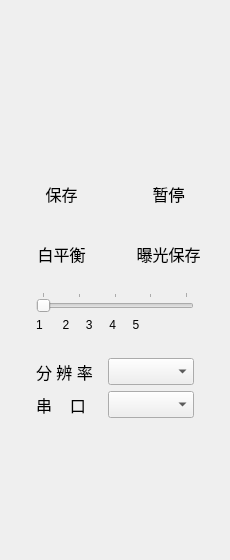
<?xml version="1.0" encoding="UTF-8"?>
<ui version="4.0">
 <class>MyDockWidget</class>
 <widget class="QDockWidget" name="MyDockWidget">
  <property name="geometry">
   <rect>
    <x>0</x>
    <y>0</y>
    <width>230</width>
    <height>560</height>
   </rect>
  </property>
  <property name="windowTitle">
   <string>功能操作</string>
  </property>
  <widget class="QWidget" name="widget">
   <layout class="QGridLayout" name="gridLayout_4">
    <item row="0" column="0">
     <widget class="QLabel" name="label_8">
      <property name="sizePolicy">
       <sizepolicy hsizetype="Preferred" vsizetype="Preferred">
        <horstretch>0</horstretch>
        <verstretch>0</verstretch>
       </sizepolicy>
      </property>
      <property name="text">
       <string/>
      </property>
      <property name="pixmap">
       <pixmap>img/logoWhite.png</pixmap>
      </property>
      <property name="scaledContents">
       <bool>false</bool>
      </property>
      <property name="alignment">
       <set>Qt::AlignCenter</set>
      </property>
     </widget>
    </item>
    <item row="1" column="0">
     <layout class="QGridLayout" name="gridLayout">
      <property name="topMargin">
       <number>10</number>
      </property>
      <item row="0" column="0">
       <widget class="QPushButton" name="pbSave">
        <property name="sizePolicy">
         <sizepolicy hsizetype="Minimum" vsizetype="Minimum">
          <horstretch>0</horstretch>
          <verstretch>0</verstretch>
         </sizepolicy>
        </property>
        <property name="layoutDirection">
         <enum>Qt::LeftToRight</enum>
        </property>
        <property name="text">
         <string/>
        </property>
        <property name="icon">
         <iconset>
          <normaloff>img/saveWhite.png</normaloff>img/saveWhite.png</iconset>
        </property>
        <property name="iconSize">
         <size>
          <width>64</width>
          <height>64</height>
         </size>
        </property>
        <property name="flat">
         <bool>true</bool>
        </property>
       </widget>
      </item>
      <item row="0" column="1">
       <widget class="QPushButton" name="pbPause">
        <property name="sizePolicy">
         <sizepolicy hsizetype="Minimum" vsizetype="Minimum">
          <horstretch>0</horstretch>
          <verstretch>0</verstretch>
         </sizepolicy>
        </property>
        <property name="text">
         <string/>
        </property>
        <property name="icon">
         <iconset>
          <normaloff>img/pauseWhite.png</normaloff>img/pauseWhite.png</iconset>
        </property>
        <property name="iconSize">
         <size>
          <width>64</width>
          <height>64</height>
         </size>
        </property>
        <property name="flat">
         <bool>true</bool>
        </property>
       </widget>
      </item>
      <item row="1" column="0">
       <widget class="QLabel" name="label_3">
        <property name="sizePolicy">
         <sizepolicy hsizetype="Minimum" vsizetype="Minimum">
          <horstretch>0</horstretch>
          <verstretch>0</verstretch>
         </sizepolicy>
        </property>
        <property name="font">
         <font>
          <pointsize>12</pointsize>
          <weight>50</weight>
          <bold>false</bold>
         </font>
        </property>
        <property name="text">
         <string>保存</string>
        </property>
        <property name="alignment">
         <set>Qt::AlignCenter</set>
        </property>
       </widget>
      </item>
      <item row="1" column="1">
       <widget class="QLabel" name="lbPause">
        <property name="sizePolicy">
         <sizepolicy hsizetype="Minimum" vsizetype="Minimum">
          <horstretch>0</horstretch>
          <verstretch>0</verstretch>
         </sizepolicy>
        </property>
        <property name="font">
         <font>
          <pointsize>12</pointsize>
         </font>
        </property>
        <property name="text">
         <string>暂停</string>
        </property>
        <property name="alignment">
         <set>Qt::AlignCenter</set>
        </property>
       </widget>
      </item>
      <item row="2" column="0">
       <widget class="QPushButton" name="pbWB">
        <property name="sizePolicy">
         <sizepolicy hsizetype="Minimum" vsizetype="Minimum">
          <horstretch>0</horstretch>
          <verstretch>0</verstretch>
         </sizepolicy>
        </property>
        <property name="text">
         <string/>
        </property>
        <property name="icon">
         <iconset>
          <normaloff>img/wbWhite.png</normaloff>img/wbWhite.png</iconset>
        </property>
        <property name="iconSize">
         <size>
          <width>64</width>
          <height>64</height>
         </size>
        </property>
        <property name="default">
         <bool>false</bool>
        </property>
        <property name="flat">
         <bool>true</bool>
        </property>
       </widget>
      </item>
      <item row="2" column="1">
       <widget class="QPushButton" name="pbBtnSave">
        <property name="sizePolicy">
         <sizepolicy hsizetype="Minimum" vsizetype="Minimum">
          <horstretch>0</horstretch>
          <verstretch>0</verstretch>
         </sizepolicy>
        </property>
        <property name="text">
         <string/>
        </property>
        <property name="icon">
         <iconset>
          <normaloff>img/btnsaveWhite.png</normaloff>img/btnsaveWhite.png</iconset>
        </property>
        <property name="iconSize">
         <size>
          <width>64</width>
          <height>64</height>
         </size>
        </property>
        <property name="flat">
         <bool>true</bool>
        </property>
       </widget>
      </item>
      <item row="3" column="0">
       <widget class="QLabel" name="label_5">
        <property name="font">
         <font>
          <pointsize>12</pointsize>
         </font>
        </property>
        <property name="text">
         <string>白平衡</string>
        </property>
        <property name="alignment">
         <set>Qt::AlignCenter</set>
        </property>
       </widget>
      </item>
      <item row="3" column="1">
       <widget class="QLabel" name="label_6">
        <property name="font">
         <font>
          <pointsize>12</pointsize>
         </font>
        </property>
        <property name="text">
         <string>曝光保存</string>
        </property>
        <property name="alignment">
         <set>Qt::AlignCenter</set>
        </property>
       </widget>
      </item>
     </layout>
    </item>
    <item row="2" column="0">
     <layout class="QGridLayout" name="gridLayout_3">
      <item row="0" column="0" rowspan="2">
       <spacer name="horizontalSpacer_3">
        <property name="orientation">
         <enum>Qt::Horizontal</enum>
        </property>
        <property name="sizeHint" stdset="0">
         <size>
          <width>13</width>
          <height>88</height>
         </size>
        </property>
       </spacer>
      </item>
      <item row="0" column="1">
       <layout class="QVBoxLayout" name="verticalLayout">
        <property name="topMargin">
         <number>20</number>
        </property>
        <item>
         <widget class="QSlider" name="horizontalSlider">
          <property name="font">
           <font>
            <pointsize>10</pointsize>
           </font>
          </property>
          <property name="minimum">
           <number>0</number>
          </property>
          <property name="maximum">
           <number>4</number>
          </property>
          <property name="pageStep">
           <number>1</number>
          </property>
          <property name="value">
           <number>0</number>
          </property>
          <property name="sliderPosition">
           <number>0</number>
          </property>
          <property name="orientation">
           <enum>Qt::Horizontal</enum>
          </property>
          <property name="invertedAppearance">
           <bool>false</bool>
          </property>
          <property name="invertedControls">
           <bool>false</bool>
          </property>
          <property name="tickPosition">
           <enum>QSlider::TicksAbove</enum>
          </property>
         </widget>
        </item>
        <item>
         <widget class="QLabel" name="label_7">
          <property name="sizePolicy">
           <sizepolicy hsizetype="Minimum" vsizetype="Minimum">
            <horstretch>0</horstretch>
            <verstretch>0</verstretch>
           </sizepolicy>
          </property>
          <property name="text">
           <string>1      2     3     4     5</string>
          </property>
         </widget>
        </item>
       </layout>
      </item>
      <item row="0" column="2" rowspan="2">
       <spacer name="horizontalSpacer_4">
        <property name="orientation">
         <enum>Qt::Horizontal</enum>
        </property>
        <property name="sizeHint" stdset="0">
         <size>
          <width>13</width>
          <height>58</height>
         </size>
        </property>
       </spacer>
      </item>
      <item row="1" column="1">
       <layout class="QGridLayout" name="gridLayout_2">
        <property name="topMargin">
         <number>20</number>
        </property>
        <item row="0" column="1">
         <widget class="QComboBox" name="comboBox">
          <property name="sizePolicy">
           <sizepolicy hsizetype="Preferred" vsizetype="Fixed">
            <horstretch>0</horstretch>
            <verstretch>0</verstretch>
           </sizepolicy>
          </property>
          <property name="font">
           <font>
            <pointsize>12</pointsize>
           </font>
          </property>
          <property name="editable">
           <bool>false</bool>
          </property>
          <property name="iconSize">
           <size>
            <width>16</width>
            <height>16</height>
           </size>
          </property>
          <property name="frame">
           <bool>true</bool>
          </property>
          <property name="modelColumn">
           <number>2</number>
          </property>
         </widget>
        </item>
        <item row="1" column="1">
         <widget class="QComboBox" name="comboBox_2">
          <property name="sizePolicy">
           <sizepolicy hsizetype="Preferred" vsizetype="Fixed">
            <horstretch>0</horstretch>
            <verstretch>0</verstretch>
           </sizepolicy>
          </property>
          <property name="font">
           <font>
            <pointsize>12</pointsize>
           </font>
          </property>
         </widget>
        </item>
        <item row="0" column="0">
         <widget class="QLabel" name="label">
          <property name="sizePolicy">
           <sizepolicy hsizetype="Fixed" vsizetype="Preferred">
            <horstretch>0</horstretch>
            <verstretch>0</verstretch>
           </sizepolicy>
          </property>
          <property name="font">
           <font>
            <pointsize>12</pointsize>
           </font>
          </property>
          <property name="text">
           <string>分 辨 率  </string>
          </property>
         </widget>
        </item>
        <item row="1" column="0">
         <widget class="QLabel" name="label_2">
          <property name="sizePolicy">
           <sizepolicy hsizetype="Fixed" vsizetype="Preferred">
            <horstretch>0</horstretch>
            <verstretch>0</verstretch>
           </sizepolicy>
          </property>
          <property name="font">
           <font>
            <pointsize>12</pointsize>
           </font>
          </property>
          <property name="text">
           <string>串    口  </string>
          </property>
          <property name="textFormat">
           <enum>Qt::AutoText</enum>
          </property>
         </widget>
        </item>
       </layout>
      </item>
     </layout>
    </item>
    <item row="3" column="0">
     <widget class="QPushButton" name="pbCancel">
      <property name="sizePolicy">
       <sizepolicy hsizetype="Minimum" vsizetype="Preferred">
        <horstretch>0</horstretch>
        <verstretch>0</verstretch>
       </sizepolicy>
      </property>
      <property name="focusPolicy">
       <enum>Qt::StrongFocus</enum>
      </property>
      <property name="layoutDirection">
       <enum>Qt::LeftToRight</enum>
      </property>
      <property name="autoFillBackground">
       <bool>false</bool>
      </property>
      <property name="text">
       <string/>
      </property>
      <property name="icon">
       <iconset>
        <normaloff>img/cancelWhite.png</normaloff>img/cancelWhite.png</iconset>
      </property>
      <property name="iconSize">
       <size>
        <width>200</width>
        <height>80</height>
       </size>
      </property>
      <property name="autoRepeat">
       <bool>false</bool>
      </property>
      <property name="autoExclusive">
       <bool>false</bool>
      </property>
      <property name="autoDefault">
       <bool>false</bool>
      </property>
      <property name="default">
       <bool>false</bool>
      </property>
      <property name="flat">
       <bool>true</bool>
      </property>
     </widget>
    </item>
   </layout>
  </widget>
 </widget>
 <layoutdefault spacing="6" margin="11"/>
 <resources/>
 <connections/>
</ui>
